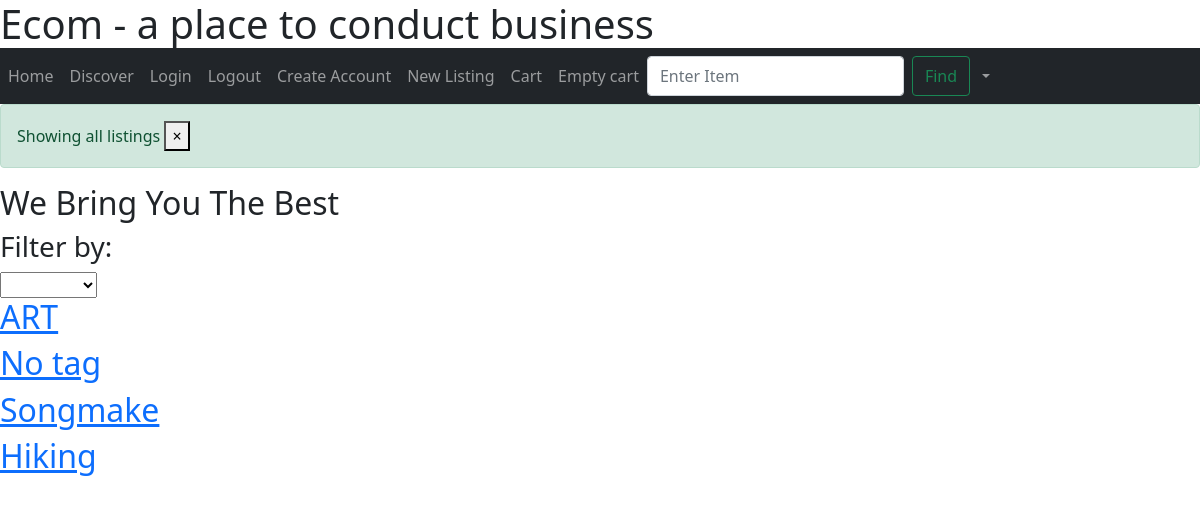
The app's page /discover with its own data.
### app/models.py (models this page shows, shortened)
class Post(db.Model):
    id = db.Column(db.Integer, primary_key=True)
    desc = db.Column(db.String(64))
    body = db.Column(db.String(256))
    timestamp = db.Column(db.DateTime, default=datetime.utcnow())
    user_id = db.Column(db.Integer, db.ForeignKey('user.id'))
    price = db.Column(db.String(64))
    tag = db.Column(db.String(64))

### app/routes.py (the view)
@myapp_obj.route('/discover')
def discover():
    posts = Post.query.order_by(Post.timestamp.desc()).all()
    flash("Showing all listings")
    return render_template("discover.html", posts=posts)

### app/models.py
class SearchForm(FlaskForm):
    searched = StringField("Searched", validators=[DataRequired()])
    submit = SubmitField("Submit")

### app/routes.py (called while the page is built)
@myapp_obj.context_processor
def base():
    form = SearchForm()
    return dict(form=form)

### app/templates/discover.html (shortened to what this page needs)
{% extends "base.html" %}
{% block discover %}
  <h2>We Bring You The Best</h2>
  <h3>Filter by:</h3>
  <select onChange="window.location.href=this.value">
    <option></option>
    <option value="/discover">Show all</option>
  </select>
  <br>
  <div>
    {% for post in posts %}
    <div>
      <a href="{{ url_for('display', post_id=post.id) }}">
        <h2 class="post-title">
          {{ post.desc }}
        </h2>
      </a>
    </div>
    {% endfor %}
  </div>
{% endblock discover %}

### app/templates/base.html (shortened to what this page needs)
<!doctype html>
<html lang="en">
  <head>
    <link href="https://cdn.jsdelivr.net/npm/bootstrap@5.1.3/dist/css/bootstrap.min.css" rel="stylesheet">
  </head>
  <body>
    <header><h1>Ecom - a place to conduct business</h1></header>
    <nav class="navbar navbar-expand-lg navbar-dark bg-dark">
      <div class="collapse navbar-collapse" id="navbar">
        <div class="navbar-nav">
          <a class="nav-item nav-link" id="home" href="/">Home</a>
          <a class="nav-item nav-link" id="discover" href="/discover">Discover</a>
	        <a class="nav-item nav-link" id="login" href="/login">Login</a>
          <a class="nav-item nav-link" id="logout" href="/logout">Logout</a>
          <a class="nav-item nav-link" id="signUp" href="/sign-up">Create Account</a>
          <a class="nav-item nav-link" id="newListing" href="/new-listing">New Listing</a>
          <form class="d-flex">
            <a class="nav-item nav-link" id="cart" href="/cart">Cart</a>
          </form>
          <a class="nav-item nav-link" id="emptyCart" href="/emptyCart">Empty cart</a>
          <form method="POST" action="{{url_for('search')}}" class="d-flex">
            <input class="form-control me-2" type="search" placeholder="Enter Item" aria-label="Search", name="searched">
            <button class="btn btn-outline-success" type="submit">Find</button>
          </form>
          <li class="nav-item dropdown">
            <a class="nav-link dropdown-toggle" href="#" id="navbarDropdownMenuLink" role="button" data-bs-toggle="dropdown" aria-expanded="false">
            </a>
          </li>
        </div>
      </div>
    </nav>
    {% with messages = get_flashed_messages(with_categories=true) %} {% if
      messages %} {% for category, message in messages %} {% if category ==
      'error' %}
      <div class="alert alert-danger alter-dismissable fade show" role="alert">
        {{ message }}
        <button type="button" class="close" data-dismiss="alert">
          <span aria-hidden="true">&times;</span>
        </button>
      </div>
      {% else %}
      <div class="alert alert-success alter-dismissable fade show" role="alert">
        {{ message }}
        <button type="button" class="close" data-dismiss="alert">
          <span aria-hidden="true">&times;</span>
        </button>
      </div>
      {% endif %} {% endfor %} {% endif %} {% endwith %}
    <body>
    {% block discover %}
    {% endblock discover %}
    </body>
  </body>
</html>

### app/templates/base.html (style rules this page uses)
* { box-sizing:border-box }
.fade { animation-name: fade; animation-fill-mode: forwards; animation-duration: 1.5s; }
header { background-color:white; margin-bottom: -8px; }
body { background-color:white; }

### records on screen
Post: desc "ART"
Post: desc "No tag"
Post: desc "Songmake"
Post: desc "Hiking"

### other values on screen
{{ message }} "Showing all listings"
